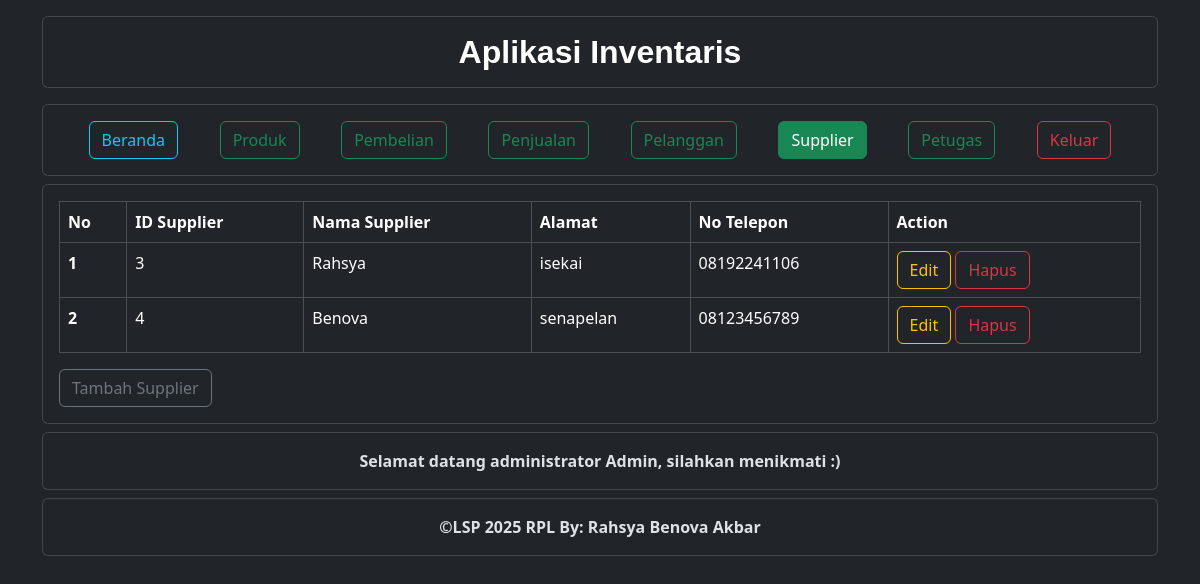
Page /supplier/data_supplier.php (signed in) on the committed database.
### tables this page shows
CREATE TABLE `supplier` (
  `SupplierID` int(11) NOT NULL,
  `NamaSupplier` varchar(255) NOT NULL,
  `Alamat` text NOT NULL,
  `NomorTelepon` varchar(20) NOT NULL
);

CREATE TABLE `petugas` (
  `PetugasID` int(11) NOT NULL,
  `Username` varchar(255) NOT NULL,
  `Password` varchar(255) NOT NULL,
  `Level` int(11) NOT NULL
);

### supplier/data_supplier.php (the view, shortened to what this page needs)
<?php
include("../nav/header.php");
include("../nav/navbar.php");
?>
<div class="container ">
    <div class="card mt-2">
        <div class="card-body">
            <table class="table table-bordered table-responsive align-midle">
                <thead>
                    <tr>
                        <th scope="col">No</th>
                        <th scope="col">ID Supplier</th>
                        <th scope="col">Nama Supplier</th>
                        <th scope="col">Alamat</th>
                        <th scope="col">No Telepon</th>
                        <th scope="col">Action</th>
                    </tr>
                </thead>
                <tbody>
                    <?php
                    $data = mysqli_query($koneksi, "select * from supplier");
                    $no = 0;
                    while ($row = mysqli_fetch_array($data)) {
                        $no++;
                    ?>
                        <tr>
                            <th><?php echo $no; ?></th>
                            <td><?php echo $row['SupplierID']; ?></td>
                            <td><?php echo $row['NamaSupplier']; ?></td>
                            <td><?php echo $row['Alamat']; ?></td>
                            <td><?php echo $row['NomorTelepon']; ?></td>
                            <td>
                                <a href="edit_Supplier.php?id=<?php echo $row['SupplierID']; ?>" data-bs-toggle="modal" data-bs-target="#edit_Supplier<?php echo $row['SupplierID']; ?>" class="btn btn-outline-warning">Edit</a>
                                <a href="hapus_Supplier.php?id=<?php echo $row['SupplierID']; ?>" class="btn btn-outline-danger ">Hapus</a>
                            </td>
                        </tr>
                    <?php
                    }
                    ?>
                </tbody>
            </table>
            <a href="tambah_supplier.php" class="btn btn-outline-secondary">Tambah Supplier</a>
        </div>
    </div>
</div>
<?php
include("../nav/footer.php");
?>

### nav/footer.php
<section>
    <div class="container">
        <div class="card mt-2">
            <div class="card-body">
                <?php
                if ($datapetugas['Level'] == 1) {
                    echo '<p class="text-center fw-bold mb-0">Selamat datang administrator ' . $datapetugas['Username'] . ',' . ' silahkan menikmati :)</p>';
                } else {
                    echo '<p class="text-center fw-bold mb-0">Selamat datang petugas, silahkan menikmati :)</p>';
                }
                ?>
            </div>
        </div>
        <div class="card mt-2">
            <div class="card-body">
                <p class="text-center fw-bold mb-0">&copy;LSP 2025 RPL By: Rahsya Benova Akbar </p>
            </div>
        </div>
    </div>
</section>
</div>
</body>
</html>

### nav/header.php (style rules this page uses)
:root { --c1: #0e185f; --c2: #0095a8; --c3: #e8ffc2; }

### rows in the picture
supplier: SupplierID "3", NamaSupplier "Rahsya", Alamat "isekai", NomorTelepon "08192241106"
supplier: SupplierID "4", NamaSupplier "Benova", Alamat "senapelan", NomorTelepon "08123456789"
petugas: Username "Admin"
